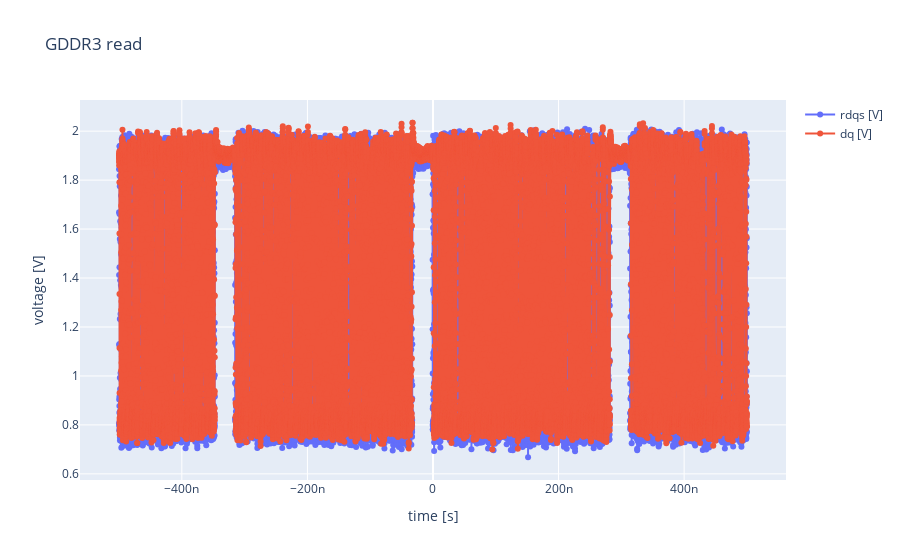

This figure's notebook cell:
### Code cell
import plotly.graph_objs as go       # low level interface
fig = go.Figure()
for sig in signals:
    fig.add_trace(go.Scatter(x=sig.index, y=sig, 
                             name=sig.name,
                             mode="lines+markers"))
fig.update_layout(title="GDDR3 read",
                  xaxis_title=sig.index.name,
                  yaxis_title="voltage [V]")
fig.show()

### Figure 1 — Plotly figure (JSON) as saved in the notebook; plotly's stock layout.template omitted (floating-point values rounded to 4 significant figures; data arrays with more than 128 entries replaced by an {"elided": "..."} marker saying what was removed)
{"data": [{"mode": "lines+markers", "name": "rdqs [V]", "type": "scatter", "x": {"elided": "20002 float values"}, "y": {"elided": "20002 float values"}}, {"mode": "lines+markers", "name": "dq [V]", "type": "scatter", "x": {"elided": "20002 float values"}, "y": {"elided": "20002 float values"}}], "layout": {"title": {"text": "GDDR3 read"}, "xaxis": {"title": {"text": "time [s]"}}, "yaxis": {"title": {"text": "voltage [V]"}}}}
